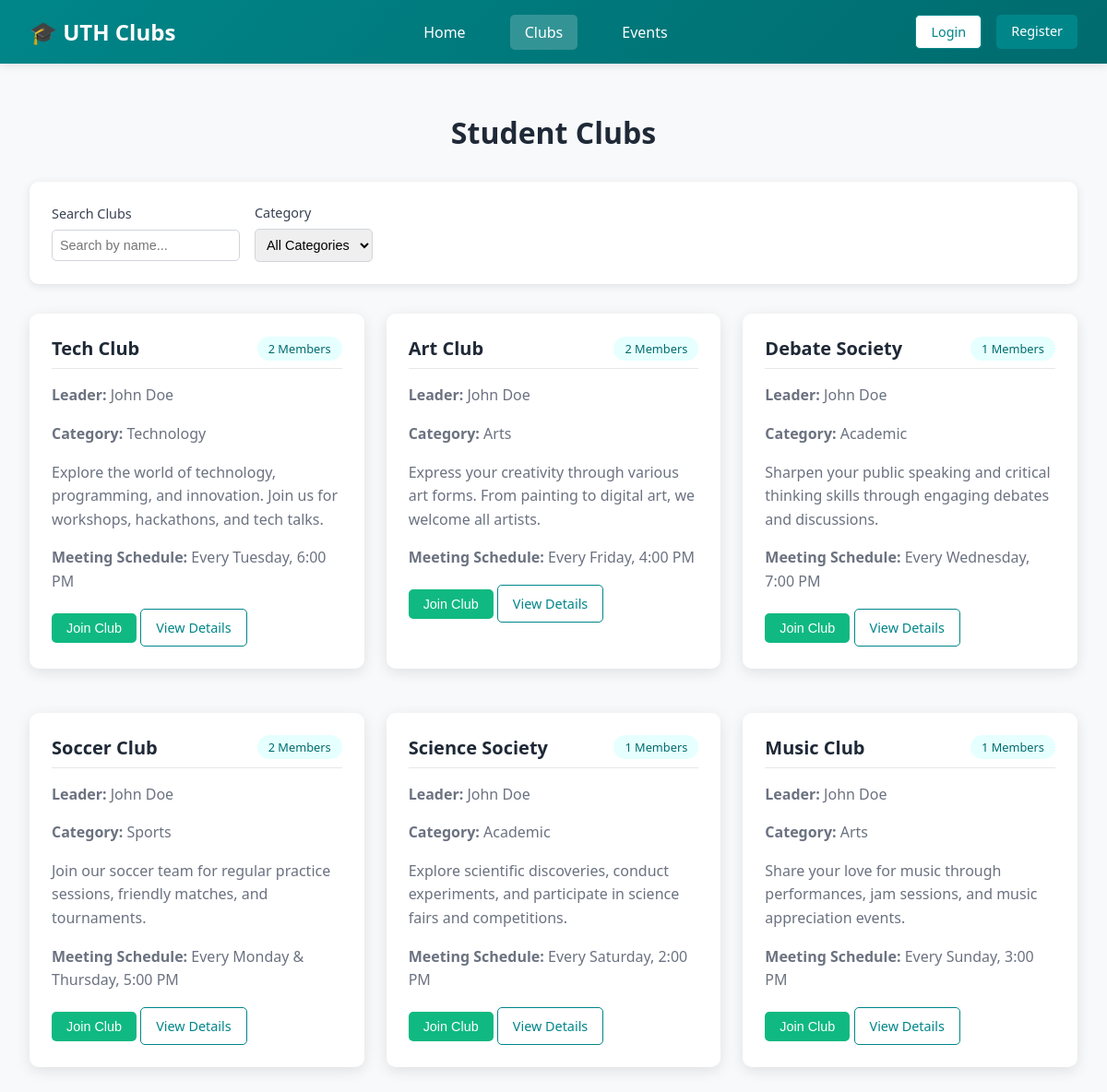
Page /?section=clubs on the earlier database version.
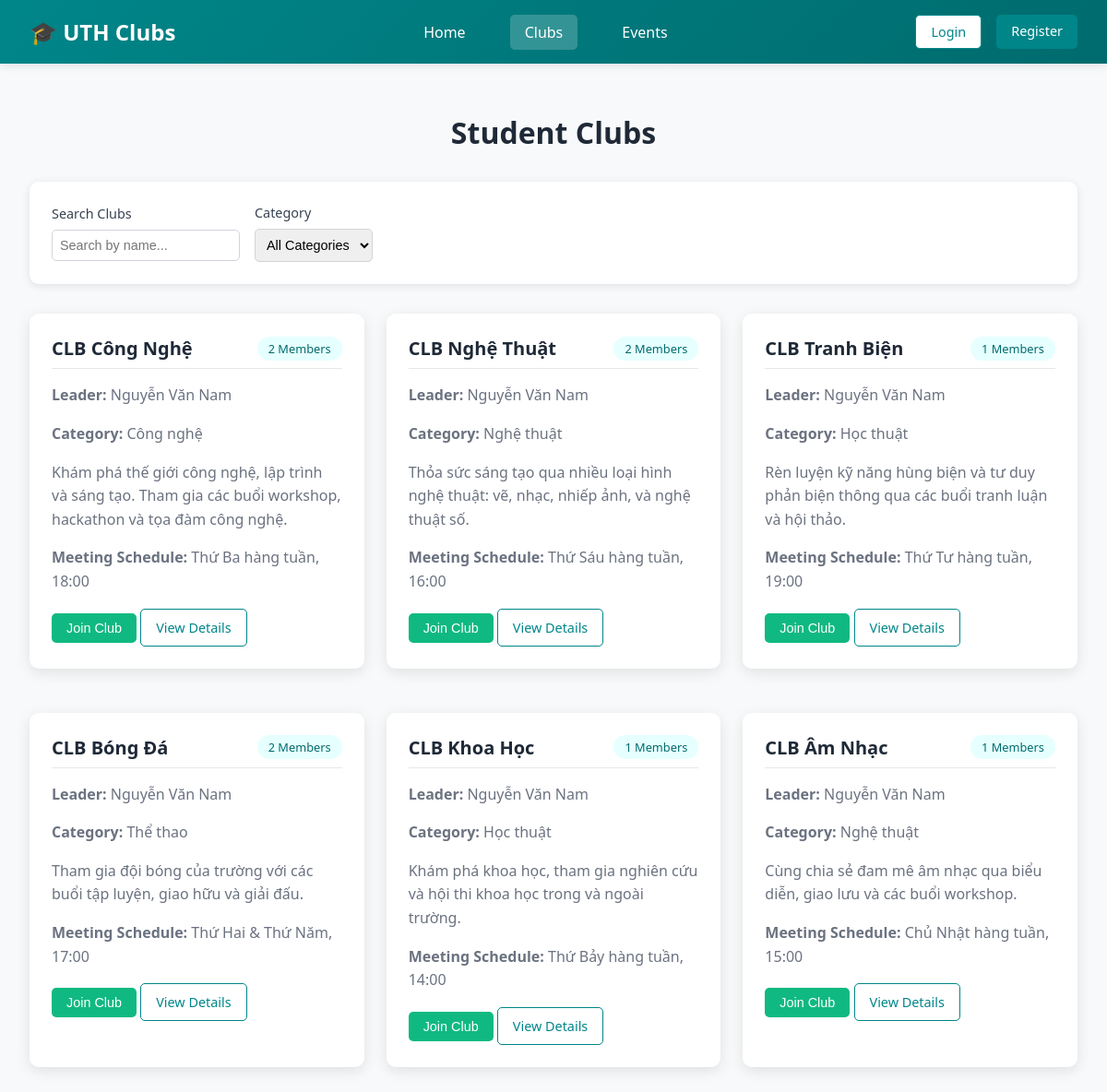
Same page on the later database version.
### tables this page shows
CREATE TABLE clubs (
  id INT AUTO_INCREMENT PRIMARY KEY,
  name VARCHAR(100) NOT NULL,
  description TEXT,
  category VARCHAR(50),
  leader_id INT,
  activities TEXT,
  schedule_meeting VARCHAR(255),
  club_image VARCHAR(255),
  created_at TIMESTAMP DEFAULT CURRENT_TIMESTAMP,
  FOREIGN KEY (leader_id) REFERENCES users(id)
);

CREATE TABLE users (
    id INT PRIMARY KEY AUTO_INCREMENT,
    name VARCHAR(100) NOT NULL,
    email VARCHAR(100) UNIQUE NOT NULL,
    student_id VARCHAR(20) UNIQUE,
    password VARCHAR(255) NOT NULL,
    role ENUM('student', 'admin') DEFAULT 'student',
    email_verified BOOLEAN DEFAULT FALSE,
    verification_token VARCHAR(255),
    created_at TIMESTAMP DEFAULT CURRENT_TIMESTAMP
);

### index.php (called while the page is built, shortened)
<?php
include 'config/database.php';
$activeSection = isset($_GET['section']) ? $_GET['section'] : 'home';
include 'includes/header.php';
?>
<?php include 'pages/clubs.php'; ?>
<?php include 'includes/footer.php'; ?>

### includes/header.php (shortened to what this page needs)
<!DOCTYPE html>
<html lang="en">
<head>
    <link rel="stylesheet" href="assets/css/styles.css">
</head>
<body>
    <nav class="navbar">
        <div class="nav-container">
            <div class="logo">🎓 UTH Clubs</div>
            <ul class="nav-links" id="navLinks">
                <li><a href="#" onclick="showSection('home'); return false;" class="active">Home</a></li>
                <li><a href="#" onclick="showSection('clubs'); return false;">Clubs</a></li>
                <li><a href="#" onclick="showSection('events'); return false;">Events</a></li>
            </ul>
            <div class="auth-section" id="authSection">
            </div>
        </div>
    </nav>

### pages/clubs.php (shortened to what this page needs)
<?php
try {
    $stmt = $pdo->query("SELECT c.id, c.name, c.description, c.category, c.schedule_meeting, c.activities, c.club_image, c.leader_id,
                                u.name AS leader_name,
                                (SELECT COUNT(*) FROM club_members cm WHERE cm.club_id = c.id) AS member_count
                         FROM clubs c
                         LEFT JOIN users u ON u.id = c.leader_id
                         ORDER BY c.created_at DESC");
    $clubs = $stmt->fetchAll(PDO::FETCH_ASSOC);
} catch (Exception $e) {
    $clubs = [];
}
?>
<div id="clubs" class="section<?php echo ($activeSection === 'clubs') ? ' active' : ''; ?>">
    <div class="container">
        <h1 style="text-align: center; margin-bottom: 2rem; color: #1f2937;">Student Clubs</h1>
        <div class="filters">
            <div class="filter-group">
                <label>Search Clubs</label>
                <input type="text" id="clubSearch" placeholder="Search by name..." onkeyup="filterClubs()">
            </div>
            <div class="filter-group">
                <label>Category</label>
                <select id="clubCategory" onchange="filterClubs()">
                    <option value="">All Categories</option>
                </select>
            </div>
        </div>
        <div class="card-grid" id="clubsList">
            <?php foreach ($clubs as $club): ?>
            <?php
                $category = htmlspecialchars($club['category'] ?: '');
                $leaderName = htmlspecialchars($club['leader_name'] ?: 'N/A');
                $memberCount = (int)($club['member_count'] ?: 0);
                $schedule = htmlspecialchars($club['schedule_meeting'] ?: '');
            ?>
            <div class="card" data-category="<?php echo strtolower($category); ?>">
                <div class="card-header">
                    <div class="card-title"><?php echo htmlspecialchars($club['name']); ?></div>
                    <span class="badge badge-info"><?php echo $memberCount; ?> Members</span>
                </div>
                <div class="card-content">
                    <p><strong>Leader:</strong> <?php echo $leaderName; ?></p>
                    <p><strong>Category:</strong> <?php echo ucfirst($category); ?></p>
                    <p><?php echo htmlspecialchars($club['description']); ?></p>
                    <?php if ($schedule): ?>
                    <p><strong>Meeting Schedule:</strong> <?php echo $schedule; ?></p>
                    <?php endif; ?>
                    <button class="btn btn-success" onclick="joinClub(<?php echo (int)$club['id']; ?>)">Join Club</button>
                    <a class="btn btn-secondary" href="?section=clubDetails&club_id=<?php echo (int)$club['id']; ?>">View Details</a>
                </div>
            </div>
            <?php endforeach; ?>
        </div>
    </div>
</div>

### includes/footer.php (shortened to what this page needs)
</body>
</html>

### assets/css/styles.css (style rules this page uses)
body { box-sizing: border-box; margin: 0; padding: 0; font-family: 'Segoe UI', Tahoma, Geneva, Verdana, sans-serif; background-color: #f8f9fa; color: #333; }
* { box-sizing: border-box; }
.navbar { background: linear-gradient(135deg, #008689, #006b6e); color: white; padding: 1rem 0; box-shadow: 0 2px 10px rgba(0,0,0,0.1); position: sticky; top: 0; z-index: 1000; }
.nav-container { max-width: 1200px; margin: 0 auto; padding: 0 2rem; display: flex; justify-content: space-between; align-items: center; }
.logo { font-size: 1.5rem; font-weight: bold; }
.nav-links { display: flex; gap: 2rem; list-style: none; margin: 0; padding: 0; }
.nav-links a { color: white; text-decoration: none; padding: 0.5rem 1rem; border-radius: 5px; transition: background-color 0.3s; }
.nav-links a:hover, .nav-links a.active { background-color: rgba(255,255,255,0.2); }
.btn { padding: 0.5rem 1rem; border: none; border-radius: 5px; cursor: pointer; font-size: 0.9rem; transition: all 0.3s; text-decoration: none; display: inline-block; text-align: center; }
.btn-secondary { background-color: white; color: #008689; border: 1px solid #008689; }
.btn-success { background-color: #10b981; color: white; }
.container { max-width: 1200px; margin: 0 auto; padding: 2rem; }
.card { background: white; border-radius: 10px; box-shadow: 0 4px 15px rgba(0,0,0,0.1); padding: 1.5rem; margin-bottom: 1.5rem; transition: transform 0.3s, box-shadow 0.3s; }
.card-grid { display: grid; grid-template-columns: repeat(auto-fit, minmax(300px, 1fr)); gap: 1.5rem; margin-bottom: 2rem; }
.card-header { display: flex; justify-content: space-between; align-items: center; margin-bottom: 1rem; padding-bottom: 0.5rem; border-bottom: 1px solid #e5e7eb; }
.card-title { font-size: 1.25rem; font-weight: 600; color: #1f2937; }
.card-content { color: #6b7280; line-height: 1.6; }
.filters { background: white; padding: 1.5rem; border-radius: 10px; box-shadow: 0 2px 10px rgba(0,0,0,0.1); margin-bottom: 2rem; display: flex; gap: 1rem; flex-wrap: wrap; align-items: center; }
.filter-group { display: flex; flex-direction: column; gap: 0.5rem; }
.filter-group label { font-size: 0.9rem; font-weight: 500; color: #374151; }
.filter-group select, .filter-group input { padding: 0.5rem; border: 1px solid #d1d5db; border-radius: 5px; font-size: 0.9rem; }
.badge { display: inline-block; padding: 0.25rem 0.75rem; border-radius: 20px; font-size: 0.8rem; font-weight: 500; }
.badge-info { background-color: #e6ffff; color: #006b6e; }
.section { display: none; }
.section.active { display: block; }

Differences in the rows shown:
changed clubs: name "Tech Club" → "CLB Công Nghệ"; leader.name "John Doe" → "Nguyễn Văn Nam"; category "Technology" → "Công nghệ"; description "Explore the world of technology, programming, and innovation. Join us for workshops, hackathons, and tech talks." → "Khám phá thế giới công nghệ, lập trình và sáng tạo. Tham gia các buổi workshop, hackathon và tọa đàm công nghệ."; schedule_meeting "Every Tuesday, 6:00 PM" → "Thứ Ba hàng tuần, 18:00"
changed clubs: name "Art Club" → "CLB Nghệ Thuật"; leader.name "John Doe" → "Nguyễn Văn Nam"; category "Arts" → "Nghệ thuật"; description "Express your creativity through various art forms. From painting to digital art, we welcome all artists." → "Thỏa sức sáng tạo qua nhiều loại hình nghệ thuật: vẽ, nhạc, nhiếp ảnh, và nghệ thuật số."; schedule_meeting "Every Friday, 4:00 PM" → "Thứ Sáu hàng tuần, 16:00"
changed clubs: name "Debate Society" → "CLB Tranh Biện"; leader.name "John Doe" → "Nguyễn Văn Nam"; category "Academic" → "Học thuật"; description "Sharpen your public speaking and critical thinking skills through engaging debates and discussions." → "Rèn luyện kỹ năng hùng biện và tư duy phản biện thông qua các buổi tranh luận và hội thảo."; schedule_meeting "Every Wednesday, 7:00 PM" → "Thứ Tư hàng tuần, 19:00"
changed clubs: name "Soccer Club" → "CLB Bóng Đá"; leader.name "John Doe" → "Nguyễn Văn Nam"; category "Sports" → "Thể thao"; description "Join our soccer team for regular practice sessions, friendly matches, and tournaments." → "Tham gia đội bóng của trường với các buổi tập luyện, giao hữu và giải đấu."; schedule_meeting "Every Monday & Thursday, 5:00 PM" → "Thứ Hai & Thứ Năm, 17:00"
changed clubs: name "Science Society" → "CLB Khoa Học"; leader.name "John Doe" → "Nguyễn Văn Nam"; category "Academic" → "Học thuật"; description "Explore scientific discoveries, conduct experiments, and participate in science fairs and competitions." → "Khám phá khoa học, tham gia nghiên cứu và hội thi khoa học trong và ngoài trường."; schedule_meeting "Every Saturday, 2:00 PM" → "Thứ Bảy hàng tuần, 14:00"
changed clubs: name "Music Club" → "CLB Âm Nhạc"; leader.name "John Doe" → "Nguyễn Văn Nam"; category "Arts" → "Nghệ thuật"; description "Share your love for music through performances, jam sessions, and music appreciation events." → "Cùng chia sẻ đam mê âm nhạc qua biểu diễn, giao lưu và các buổi workshop."; schedule_meeting "Every Sunday, 3:00 PM" → "Chủ Nhật hàng tuần, 15:00"
